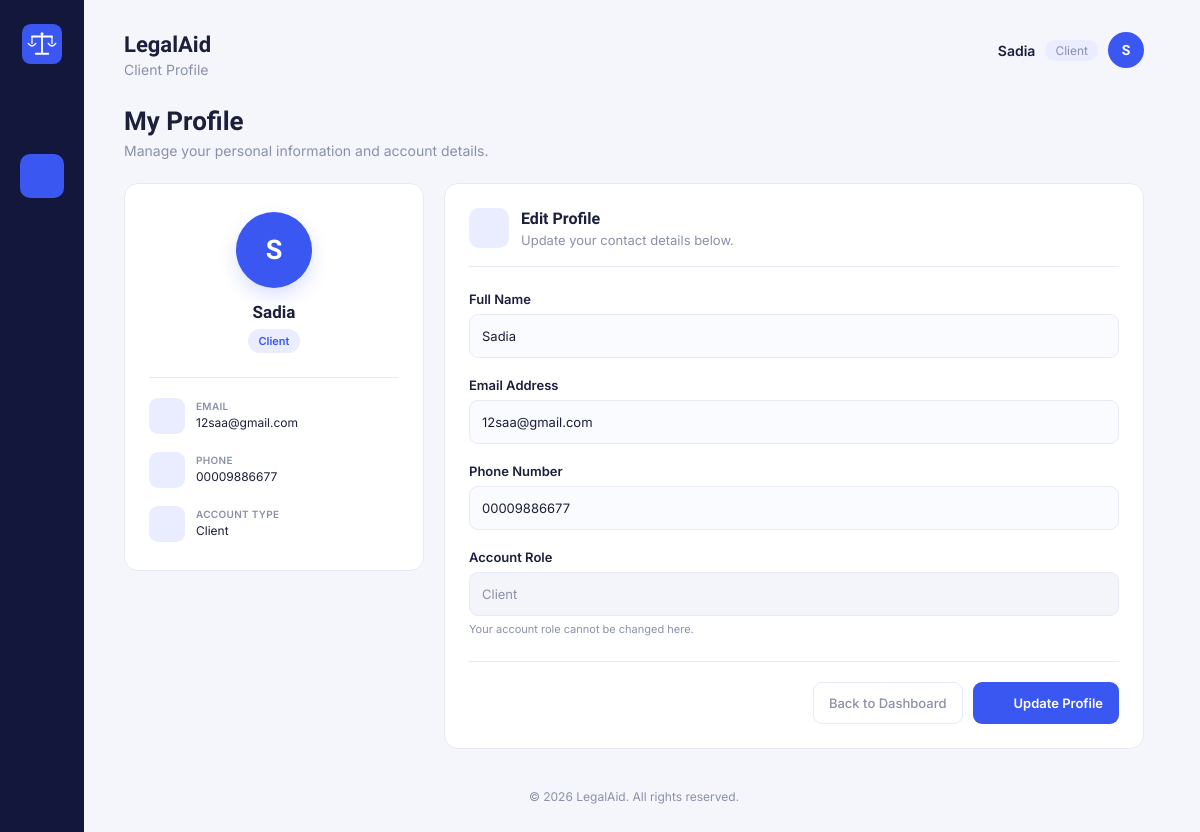
Screenshot of /My_Project/views/client/profile.php (signed in) with the database file from the repository.
### tables this page shows
CREATE TABLE `users` (
  `user_id` int(11) NOT NULL,
  `name` varchar(100) NOT NULL,
  `email` varchar(100) NOT NULL,
  `password` varchar(255) NOT NULL,
  `phone` varchar(20) DEFAULT NULL,
  `role` varchar(20) NOT NULL,
  `created_at` timestamp NOT NULL DEFAULT current_timestamp() ON UPDATE current_timestamp(),
  `status` varchar(20) NOT NULL DEFAULT 'active'
);

### My_Project/views/client/profile.php (the view, shortened to what this page needs)
<?php
include("../../db.php");
$user_id = $_SESSION["id"];
$username = $_SESSION["username"] ?? "";
function icon($name)
{
    $icons = [
        'home' =>
        '<path d="M4 11.5 12 5l8 6.5"/>
         <path d="M6 10v9a1 1 0 0 0 1 1h4v-6h2v6h4a1 1 0 0 0 1-1-1v-9"/>',
        'user' =>
        '<circle cx="12" cy="8" r="3.5"/>
         <path d="M5 20c1.2-3.6 4-5.5 7-5.5s5.8 1.9 7 5.5"/>',
        'search' =>
        '<circle cx="10.5" cy="10.5" r="6"/>
         <path d="m20 20-4.8-4.8"/>',
        'calendar' =>
        '<rect x="4" y="5.5" width="16" height="14.5" rx="2"/>
         <path d="M4 10h16M8 3.5v3M16 3.5v3"/>',
        'briefcase' =>
        '<rect x="3.5" y="8" width="17" height="11" rx="2"/>
         <path d="M8.5 8V6a2 2 0 0 1 2-2h3a2 2 0 0 1 2 2v2"/>
         <path d="M3.5 13h17"/>',
        'chart' =>
        '<path d="M4 20V10M11 20V4M18 20v-7"/>
         <path d="M2.5 20.5h19"/>',
        'logout' =>
        '<path d="M9 21H5a2 2 0 0 1-2-2V5a2 2 0 0 1 2-2h4"/>
         <path d="M16 17l5-5-5-5"/>
         <path d="M21 12H9"/>',
        'edit' =>
        '<path d="M12 20h9"/>
         <path d="M16.5 3.5a2.1 2.1 0 0 1 3 3L8 18l-4 1 1-4z"/>',
        'mail' =>
        '<rect x="3" y="5" width="18" height="14" rx="2"/>
         <path d="m3 7 9 6 9-6"/>',
        'phone' =>
        '<path d="M6.5 3.5 9 3l2 5-2.2 1.7a14 14 0 0 0 5 5L15.5 13l5 2 .5 2.5a2 2 0 0 1-2 2C10.7 19.5 4.5 13.3 4.5 5.5a2 2 0 0 1 2-2z"/>',
        'shield' =>
        '<path d="M12 3.5 19 6v6c0 4.4-3 7.8-7 8.5-4-.7-7-4.1-7-8.5V6z"/>
         <path d="m9 12 2 2 4-4.2"/>'
    ];
    $body = $icons[$name] ?? '';
    return '<svg viewBox="0 0 24 24"
        fill="none"
        stroke="currentColor"
        stroke-width="1.7"
        stroke-linecap="round"
        stroke-linejoin="round">' . $body . '</svg>';
}
$sql = "SELECT *
        FROM users
        WHERE user_id='$user_id'";
$result = mysqli_query($conn, $sql);
$row = mysqli_fetch_assoc($result);
?>
<!DOCTYPE html>
<html lang="en">
<head>
<link rel="stylesheet"
      href="profile.css">
</head>
<body>
<div class="app">
    <nav class="sidebar">
        <a class="sidebar-logo"
           href="../../dashboard.php">
            <img src="../../logo/logo-icon.svg"
                 alt="LegalAid">
        </a>
        <ul class="sidebar-nav">
            <li title="Dashboard">
                <a href="../../dashboard.php">
                    <?php echo icon('home'); ?>
                </a>
            </li>
            <li class="active"
                title="Edit Profile">
                <a href="profile.php">
                    <?php echo icon('user'); ?>
                </a>
            </li>
            <li title="Find Lawyer">
                <a href="../../client/findLawyer.php">
                    <?php echo icon('search'); ?>
                </a>
            </li>
            <li title="My Appointments">
                <a href="appointments.php">
                    <?php echo icon('calendar'); ?>
                </a>
            </li>
            <li title="My Cases">
                <a href="cases.php">
                    <?php echo icon('briefcase'); ?>
                </a>
            </li>
            <li title="Reports">
                <a href="reports.php">
                    <?php echo icon('chart'); ?>
                </a>
            </li>
        </ul>
        <div class="sidebar-bottom">
            <a href="../../logout.php"
               title="Logout">
                <?php echo icon('logout'); ?>
            </a>
        </div>
    </nav>
    <main class="main">
        <header class="topbar">
            <div>
                <h1>LegalAid</h1>
                <p class="subtitle">
                    Client Profile
                </p>
            </div>
            <div class="account">
                <span class="account-name">
                    <?php
                    echo htmlspecialchars($username);
                    ?>
                </span>
                <span class="account-role">
                    Client
                </span>
                <div class="avatar">
                    <?php
                    echo strtoupper(
                        substr($username, 0, 1)
                    );
                    ?>
                </div>
            </div>
        </header>
        <section class="page-heading">
            <div>
                <h2>My Profile</h2>
                <p>
                    Manage your personal information and account details.
                </p>
            </div>
        </section>
        <section class="profile-layout">
            <div class="profile-card">
                <div class="profile-avatar">
                    <?php
                    echo strtoupper(
                        substr(
                            $row["name"] ?: $username,
                            0,
                            1
                        )
                    );
                    ?>
                </div>
                <h3>
                    <?php
                    echo htmlspecialchars(
                        $row["name"]
                    );
                    ?>
                </h3>
                <span class="profile-role">
                    <?php
                    echo htmlspecialchars(
                        ucfirst($row["role"])
                    );
                    ?>
                </span>
                <div class="profile-divider"></div>
                <div class="profile-info">
                    <div class="info-item">
                        <div class="info-icon">
                            <?php echo icon('mail'); ?>
                        </div>
                        <div>
                            <span class="info-label">
                                Email
                            </span>
                            <span class="info-value">
                                <?php
                                echo htmlspecialchars(
                                    $row["email"]
                                );
                                ?>
                            </span>
                        </div>
                    </div>
                    <div class="info-item">
                        <div class="info-icon">
                            <?php echo icon('phone'); ?>
                        </div>
                        <div>
                            <span class="info-label">
                                Phone
                            </span>
                            <span class="info-value">
                                <?php
                                echo htmlspecialchars(
                                    $row["phone"]
                                );
                                ?>
                            </span>
                        </div>
                    </div>
                    <div class="info-item">
                        <div class="info-icon">
                            <?php echo icon('shield'); ?>
                        </div>
                        <div>
                            <span class="info-label">
                                Account Type
                            </span>
                            <span class="info-value">
                                <?php
                                echo htmlspecialchars(
                                    ucfirst($row["role"])
                                );
                                ?>
                            </span>
                        </div>
                    </div>
                </div>
            </div>
            <div class="form-card">
                <div class="form-heading">
                    <div class="section-icon">
                        <?php echo icon('edit'); ?>
                    </div>
                    <div>
                        <h3>
                            Edit Profile
                        </h3>
                        <p>
                            Update your contact details below.
                        </p>
                    </div>
                </div>
                <form method="post">
                    <div class="form-group">
                        <label for="name">
                            Full Name
                        </label>
                        <input
                            type="text"
                            id="name"
                            name="name"
                            value="<?php
                            echo htmlspecialchars(
                                $row["name"]
                            );
                            ?>"
                            required
                        >
                    </div>
                    <div class="form-group">
                        <label for="email">
                            Email Address
                        </label>
                        <input
                            type="email"
                            id="email"
                            name="email"
                            value="<?php
                            echo htmlspecialchars(
                                $row["email"]
                            );
                            ?>"
                            required
                        >
                    </div>
                    <div class="form-group">
                        <label for="phone">
                            Phone Number
                        </label>
                        <input
                            type="text"
                            id="phone"
                            name="phone"
                            value="<?php
                            echo htmlspecialchars(
                                $row["phone"]
                            );
                            ?>"
                            required
                        >
                    </div>
                    <div class="form-group">
                        <label for="role">
                            Account Role
                        </label>
                        <input
                            type="text"
                            id="role"
                            value="<?php
                            echo htmlspecialchars(
                                ucfirst($row["role"])
                            );
                            ?>"
                            readonly
                            class="readonly-input"
                        >
                        <span class="field-note">
                            Your account role cannot be changed here.
                        </span>
                    </div>
                    <div class="form-actions">
                        <a href="../../dashboard.php"
                           class="cancel-btn">
                            Back to Dashboard
                        </a>
                        <button
                            type="submit"
                            name="update"
                            class="submit-btn">
                            <?php echo icon('edit'); ?>
                            Update Profile
                        </button>
                    </div>
                </form>
            </div>
        </section>
        <footer class="footer">
            &copy;
            <?php echo date("Y"); ?>
            LegalAid. All rights reserved.
        </footer>
    </main>
</div>
</body>
</html>

### rows the page displays
users: name "S", name "Sadia", role "Client", email "12saa@gmail.com", phone "00009886677"

### other values shown
$username "Sadia"
substr($username, 0, 1) "S"
